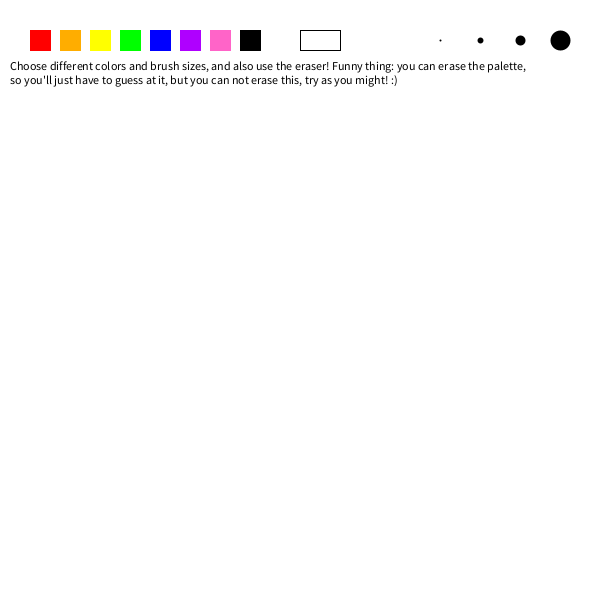
Frame 1 (no input)
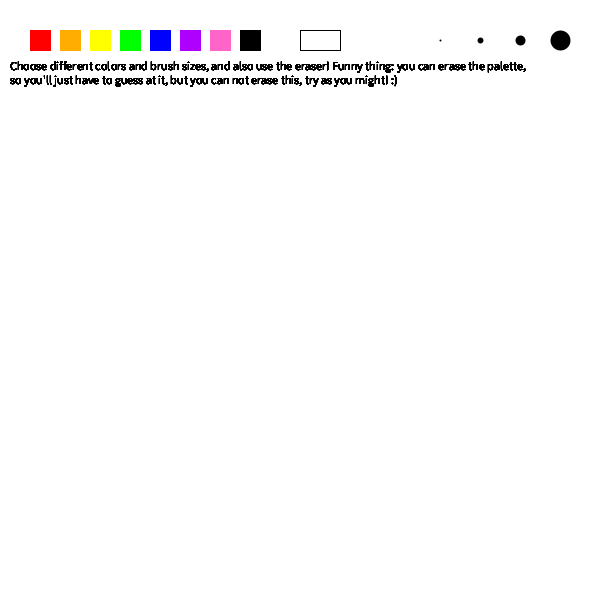
Frame 60 (the mouse pressed at the canvas centre just before this capture)
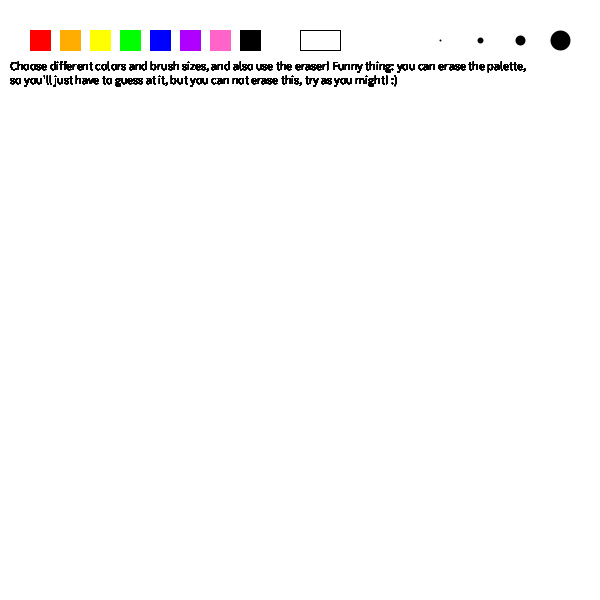
Frame 120 (the mouse held since frame 60 and released just before this capture)

The Processing sketch that drew these frames (run headless with seeded random() and noise(); from frame 60 on, the mouse is pressed at the canvas centre):

// Processing sketch: processing_103380
// ── processing_103380.pde

boolean overRed = false;
boolean overOrange = false;
boolean overYellow = false;
boolean overGreen = false;
boolean overBlue = false;
boolean overPurple = false;
boolean overPink = false;
boolean overBlack = false;
boolean overWhite = false;
boolean overTwo = false;
boolean overSix = false;
boolean overTen = false;
boolean overTwenty = false;

void setup()
{
  size(600,600);
  background(255);
  //red
  stroke(255, 0, 0);
  fill(255, 0, 0);
  rect(30, 30, 20, 20);
  //orange
  stroke(255, 173, 0);
  fill(255, 173, 0);
  rect(60, 30, 20, 20);
  //yellow
  stroke(255, 255, 0);
  fill(255, 255, 0);
  rect(90, 30, 20, 20);
  //green
  stroke(0, 255, 0);
  fill(0, 255, 0);
  rect(120, 30, 20, 20);
  //blue
  stroke(0, 0, 255);
  fill(0, 0, 255);
  rect(150, 30, 20, 20);
  //purple
  stroke(175, 0, 255);
  fill(175, 0, 255);
  rect(180, 30, 20, 20);
  //pink!!!
  stroke(255, 100, 200);
  fill(255, 100, 200);
  rect(210, 30, 20, 20);
  //whiteeraser
  stroke(0);
  fill(255);
  rect(300, 30, 40, 20);
  //black
  stroke(0);
  fill(0);
  rect(240, 30, 20, 20);
  //size 2
  strokeWeight(2);
  point(440, 40);
  //size 6
  strokeWeight(6);
  point(480, 40);
  //size 10
  strokeWeight(10);
  point(520, 40);
  //size 20
  strokeWeight(20);
  point(560, 40);
  strokeWeight(2);
  stroke(0);
}

void draw()
{
  text("Choose different colors and brush sizes, and also use the eraser! Funny thing: you can erase the palette, \nso you'll just have to guess at it, but you can not erase this, try as you might! :)", 10, 70);
  //Test if cursor is over red
  if(mouseX > 30 && mouseX < 50 && mouseY > 30 && mouseY < 50)
  {
    overRed = true;
  }
    else
    {
      overRed = false;
    }
  //Test orange
  if(mouseX > 60 && mouseX < 80 && mouseY > 30 && mouseY < 50)
  {
    overOrange = true;
  }
    else
    {
      overOrange = false;
    }
  //Test yellow
  if(mouseX > 90 && mouseX < 110 && mouseY > 30 && mouseY < 50)
  {
    overYellow = true;
  }
    else
    {
      overYellow = false;
    }
  //Test green
  if(mouseX > 120 && mouseX < 140 && mouseY > 30 && mouseY < 50)
  {
    overGreen = true;
  }
    else
    {
      overGreen = false;
    }
  //Test blue
  if(mouseX > 150 && mouseX < 170 && mouseY > 30 && mouseY < 50)
  {
    overBlue = true;
  }
    else
    {
      overBlue = false;
    }
  //Test purple
  if(mouseX > 180 && mouseX < 200 && mouseY > 30 && mouseY < 50)
  {
    overPurple = true;
  }
    else
    {
      overPurple = false;
    }
  //Test pink!
  if(mouseX > 210 && mouseX < 230 && mouseY > 30 && mouseY < 50)
  {
    overPink = true;
  }
    else
    {
      overPink = false;
    }
  //Test black
  if(mouseX > 240 && mouseX < 260 && mouseY > 30 && mouseY < 50)
  {
    overBlack = true;
  }
    else
    {
      overBlack = false;
    }
  //Test whiteeraser
  if(mouseX > 300 && mouseX < 340 && mouseY > 30 && mouseY < 50)
  {
    overWhite = true;
  }
    else
    {
      overWhite = false;
    }
  //Test size 2
  if(mouseX > 430 && mouseX < 470 && mouseY > 30 && mouseY < 50)
  {
    overTwo = true;
  }
    else
    {
      overTwo = false;
    }
  //Test size 6
  if(mouseX > 470 && mouseX < 490 && mouseY >30 && mouseY < 50)
  {
    overSix = true;
  }
    else
    {
      overSix = false;
    }
  //Test size 10
  if(mouseX > 510 && mouseX < 530 && mouseY > 30 && mouseY < 50)
  {
    overTen = true;
  }
    else
    {
      overTen = false;
    }
  //Test size 20
  if(mouseX > 550 && mouseX < 570 && mouseY > 30 && mouseY < 50)
  {
    overTwenty = true;
  }
    else
    {
      overTwenty = false;
    }
}

void mouseDragged()
{
  line(pmouseX, pmouseY, mouseX, mouseY);
}

void mousePressed()
{
  if(overRed)
  {
    stroke(255, 0, 0);
  }
  if(overOrange)
  {
    stroke(255, 173, 0);
  }
  if(overYellow)
  {
    stroke(255, 255, 0);
  }
  if(overGreen)
  {
    stroke(0, 255, 0);
  }
  if(overBlue)
  {
    stroke(0, 0, 255);
  }
  if(overPurple)
  {
    stroke(175, 0, 255);
  }
  if(overPink)
  {
    stroke(255, 100, 200);
  }
  if(overBlack)
  {
    stroke(0);
  }
  if(overWhite)
  {
    stroke(255);
    strokeWeight(30);
  }
  if(overTwo)
  {
    strokeWeight(2);
  }
  if(overSix)
  {
    strokeWeight(6);
  }
  if(overTen)
  {
    strokeWeight(10);
  }
  if(overTwenty)
  {
    strokeWeight(20);
  }
}
